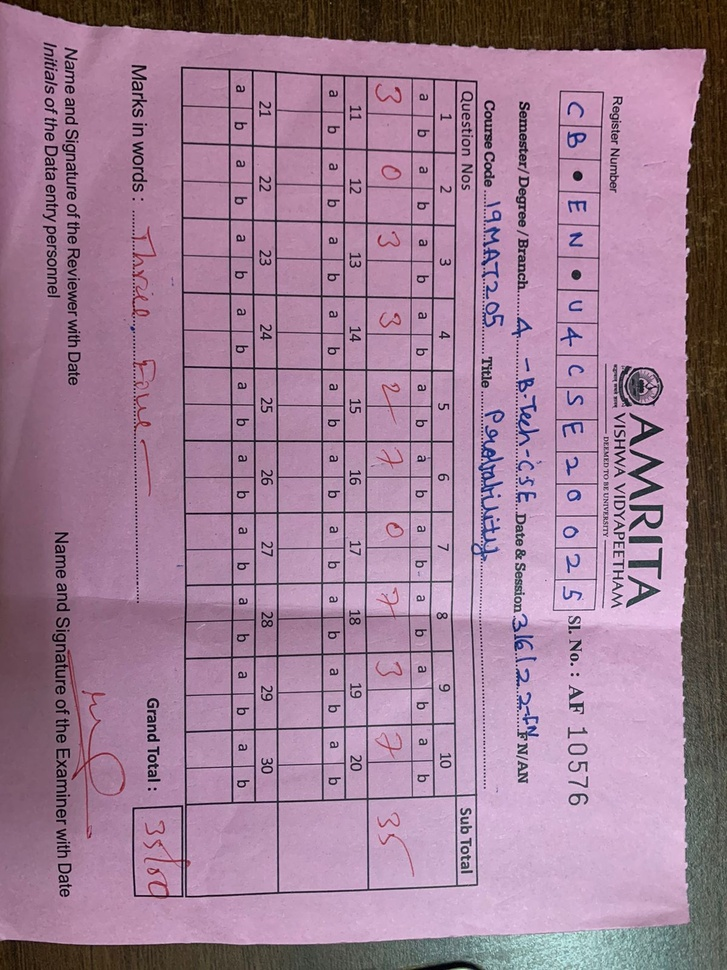
#> input picture Image1.jpg, 727 x 970 px, shrunk from 1200 x 1600 before the run, found by its file name
$ python 3_2_Intensity_Transformations.py
#> lines starting #> are read from the running program, lines starting #| are printed output that depends on the picture
import cv2
import numpy as np
import matplotlib.pyplot as plt
from PIL import Image

image = cv2.imread("D:\DHARUN\STUDY\SEM 5\Digital Image Processing\Project\Image1.jpg")
#> image is the input picture: shape (970, 727, 3); mean B, G, R 149.7, 126, 160.1
img = cv2.cvtColor(image, cv2.COLOR_BGR2GRAY)
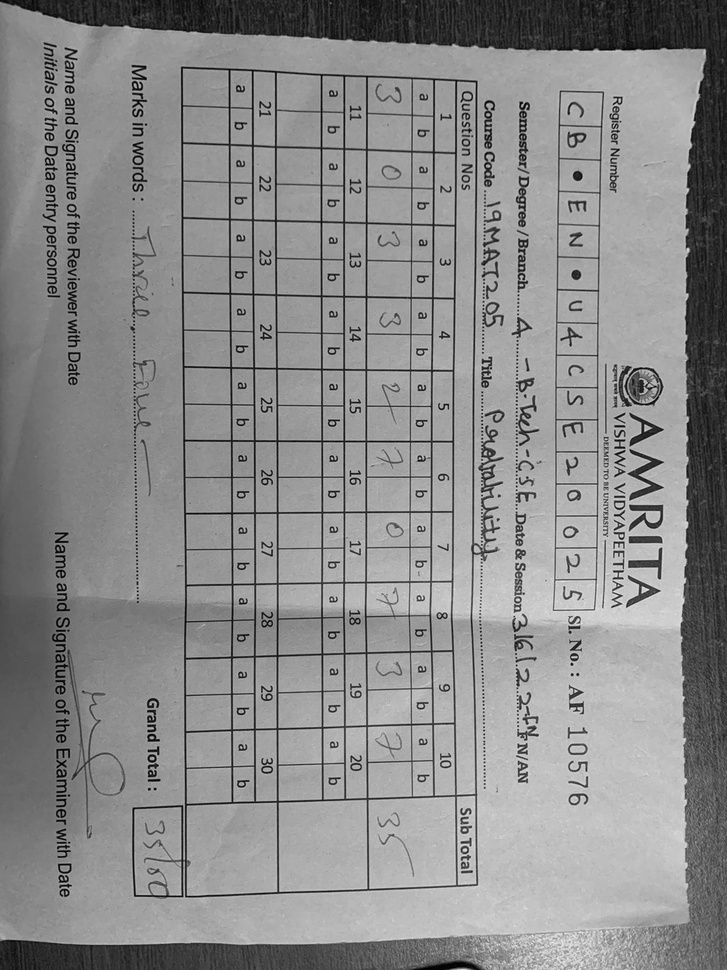
#> img: shape (970, 727); min 0, max 239, mean 138.9
def imgneg(img):
    r,c=img.shape
#> r = 970; c = 727
    nimg=img.copy()
    for i in range(r):
        for j in range(c):
            nimg[i][j]=255-img[i][j]
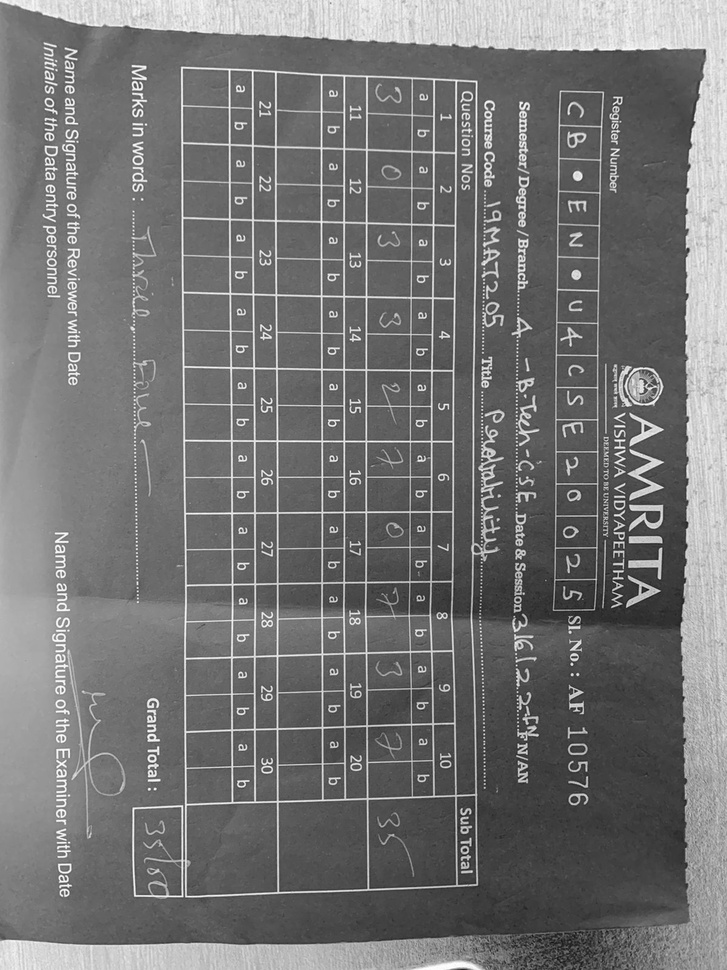
#> nimg: shape (970, 727); min 16, max 255, mean 116.1
    return nimg
def logtran(img):
    c = 255/(np.log(1 + np.max(img)))
#> c = 46.53
    log_transformed = c * np.log(1 + img)
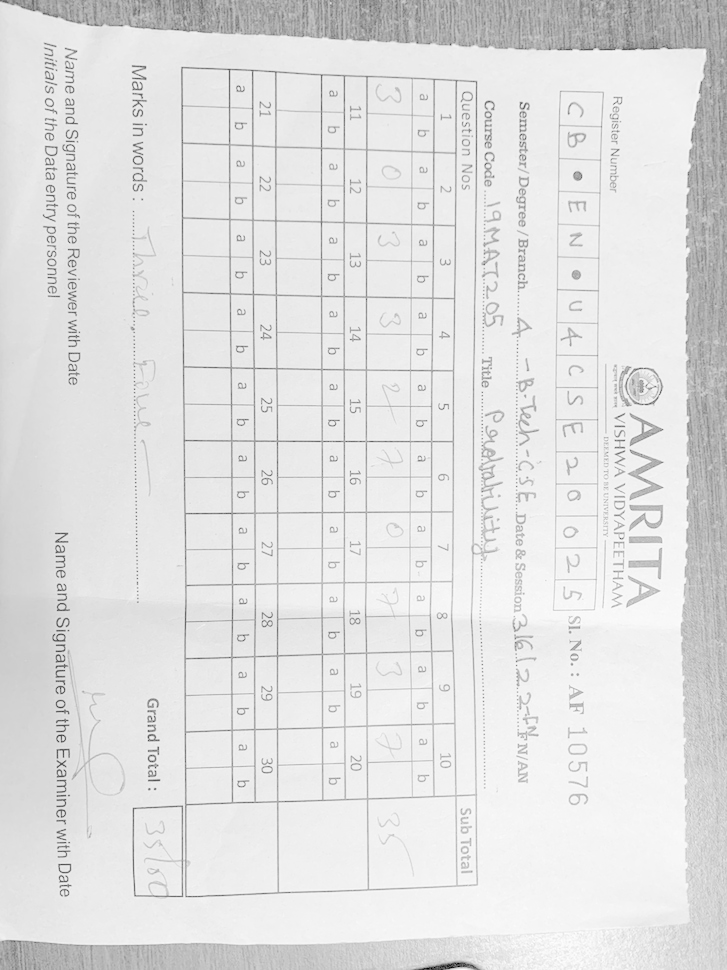
#> log_transformed: shape (970, 727) float16; min 0, max 255, mean 225.5
    log_image = np.array(log_transformed, dtype = np.uint8)
    return log_image

def gammaCorrection(src, gamma):
#> called with gamma = 2
    invGamma = 1 / gamma
    table = [((i / 255) ** invGamma) * 255 for i in range(256)]
    table = np.array(table, np.uint8)
    return cv2.LUT(src, table)
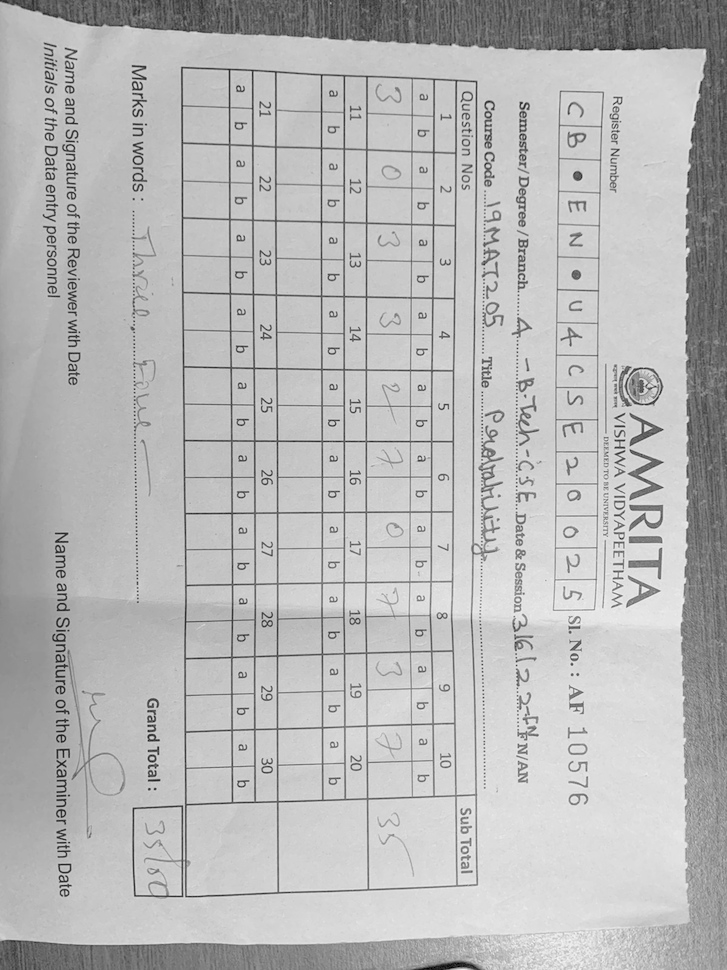
#> returned value: shape (970, 727); min 0, max 246, mean 183.9
#> call 2 of gammaCorrection, with gamma = 0.5
#> in gammaCorrection (call 2), `return cv2.LUT(src, table)`:
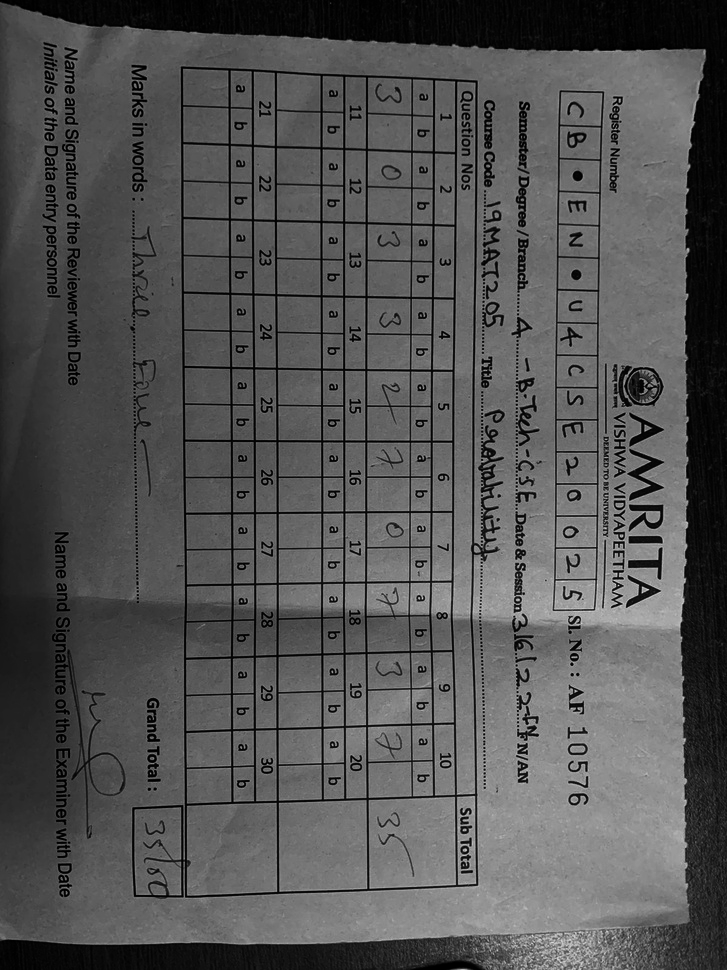
#> returned value: shape (970, 727); min 0, max 224, mean 83.6

def cstreaching(image):
    rmax = image.max()
#> rmax = 239
    rmin = image.min()
#> rmin = 0
    max_intensity_level = 255
    r_diff = rmax - rmin
#> r_diff = 239
    lut = [ (i - rmin) / r_diff * max_intensity_level for i in range(0, 256)]
#> lut = 256 values from 0 to 272.1
    lut = np.array(lut, dtype='uint8')
#> lut = 256 values, max 255 at index 239, min 0 at index 0, mean 119.5
    result = cv2.LUT(image, lut)
    return result

NEG = imgneg(img)
LOG = logtran(img)
GAM1 = gammaCorrection(img, 2)
GAM2 = gammaCorrection(img, 0.5)
CS = cstreaching(img)
cv2.imshow('Inverse ', NEG)
cv2.imshow('Logerithmic ', LOG)
cv2.imshow('GAMMA : 2 ', GAM1)
cv2.imshow('GAMMA : 0.5 ', GAM2)
cv2.imshow('Contrast Streching', CS)
if cv2.waitKey(0) & 0xff == 27:
#> (key Esc is pressed here)
    cv2.destroyAllWindows()
